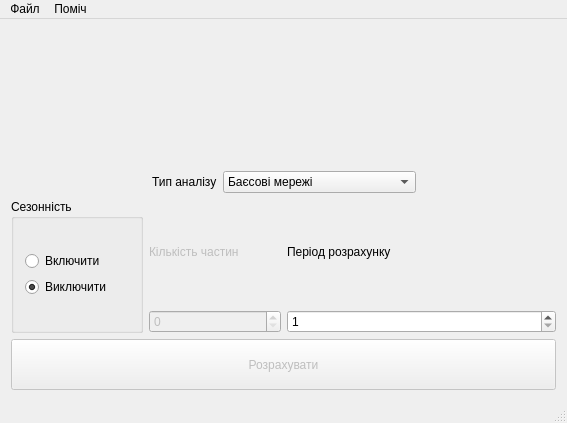
<?xml version="1.0" encoding="UTF-8"?>
<ui version="4.0">
 <class>MainWindow</class>
 <widget class="QMainWindow" name="MainWindow">
  <property name="geometry">
   <rect>
    <x>0</x>
    <y>0</y>
    <width>567</width>
    <height>423</height>
   </rect>
  </property>
  <property name="minimumSize">
   <size>
    <width>567</width>
    <height>423</height>
   </size>
  </property>
  <property name="maximumSize">
   <size>
    <width>567</width>
    <height>423</height>
   </size>
  </property>
  <property name="windowTitle">
   <string>Time Series</string>
  </property>
  <property name="windowIcon">
   <iconset resource="additional.qrc">
    <normaloff>:/series_logo_small.png</normaloff>:/series_logo_small.png</iconset>
  </property>
  <widget class="QWidget" name="centralwidget">
   <layout class="QVBoxLayout" name="verticalLayout">
    <item>
     <widget class="QLabel" name="logoLabel">
      <property name="sizePolicy">
       <sizepolicy hsizetype="Preferred" vsizetype="Preferred">
        <horstretch>0</horstretch>
        <verstretch>0</verstretch>
       </sizepolicy>
      </property>
      <property name="text">
       <string/>
      </property>
      <property name="pixmap">
       <pixmap resource="additional.qrc">:/series_logo.png</pixmap>
      </property>
      <property name="alignment">
       <set>Qt::AlignCenter</set>
      </property>
     </widget>
    </item>
    <item>
     <layout class="QHBoxLayout" name="horizontalLayout">
      <item>
       <spacer name="horizontalSpacer">
        <property name="orientation">
         <enum>Qt::Horizontal</enum>
        </property>
        <property name="sizeHint" stdset="0">
         <size>
          <width>40</width>
          <height>20</height>
         </size>
        </property>
       </spacer>
      </item>
      <item>
       <widget class="QLabel" name="label">
        <property name="text">
         <string>Тип аналізу</string>
        </property>
       </widget>
      </item>
      <item>
       <widget class="QComboBox" name="comboBox">
        <item>
         <property name="text">
          <string>Баєсові мережі</string>
         </property>
        </item>
        <item>
         <property name="text">
          <string>Нечіткі множини</string>
         </property>
        </item>
        <item>
         <property name="text">
          <string>Нейронні мережі</string>
         </property>
        </item>
        <item>
         <property name="text">
          <string>Приховані марковські моделі</string>
         </property>
        </item>
       </widget>
      </item>
      <item>
       <spacer name="horizontalSpacer_2">
        <property name="orientation">
         <enum>Qt::Horizontal</enum>
        </property>
        <property name="sizeHint" stdset="0">
         <size>
          <width>40</width>
          <height>20</height>
         </size>
        </property>
       </spacer>
      </item>
     </layout>
    </item>
    <item>
     <layout class="QHBoxLayout" name="horizontalLayout_5">
      <item>
       <layout class="QHBoxLayout" name="horizontalLayout_3">
        <item>
         <widget class="QGroupBox" name="groupBox">
          <property name="title">
           <string>Сезонність</string>
          </property>
          <layout class="QVBoxLayout" name="verticalLayout_8">
           <item>
            <layout class="QVBoxLayout" name="verticalLayout_7">
             <item>
              <widget class="QRadioButton" name="onSeasonRadioButton">
               <property name="text">
                <string>Включити</string>
               </property>
              </widget>
             </item>
             <item>
              <widget class="QRadioButton" name="offSeasonRadioButton">
               <property name="text">
                <string>Виключити</string>
               </property>
               <property name="checked">
                <bool>true</bool>
               </property>
              </widget>
             </item>
            </layout>
           </item>
          </layout>
         </widget>
        </item>
        <item>
         <layout class="QVBoxLayout" name="verticalLayout_4">
          <item>
           <widget class="QLabel" name="partsLabel">
            <property name="enabled">
             <bool>false</bool>
            </property>
            <property name="text">
             <string>Кількість частин</string>
            </property>
           </widget>
          </item>
          <item>
           <widget class="QSpinBox" name="partsSpinBox">
            <property name="enabled">
             <bool>false</bool>
            </property>
           </widget>
          </item>
         </layout>
        </item>
       </layout>
      </item>
      <item>
       <layout class="QVBoxLayout" name="verticalLayout_6">
        <item>
         <widget class="QLabel" name="predictPeriodLabel">
          <property name="text">
           <string>Період розрахунку</string>
          </property>
         </widget>
        </item>
        <item>
         <widget class="QSpinBox" name="predictPeriodSpinBox">
          <property name="minimum">
           <number>1</number>
          </property>
          <property name="maximum">
           <number>100</number>
          </property>
         </widget>
        </item>
       </layout>
      </item>
     </layout>
    </item>
    <item>
     <widget class="QPushButton" name="calculatePushButton">
      <property name="enabled">
       <bool>false</bool>
      </property>
      <property name="minimumSize">
       <size>
        <width>271</width>
        <height>51</height>
       </size>
      </property>
      <property name="text">
       <string>Розрахувати</string>
      </property>
     </widget>
    </item>
   </layout>
  </widget>
  <widget class="QMenuBar" name="menubar">
   <property name="geometry">
    <rect>
     <x>0</x>
     <y>0</y>
     <width>567</width>
     <height>20</height>
    </rect>
   </property>
   <widget class="QMenu" name="menuFile">
    <property name="title">
     <string>Файл</string>
    </property>
    <addaction name="actionInsert_Data"/>
    <addaction name="actionOpen_file"/>
    <addaction name="actionSave"/>
    <addaction name="actionSave_as"/>
    <addaction name="separator"/>
    <addaction name="actionExit"/>
   </widget>
   <widget class="QMenu" name="menuAbout">
    <property name="title">
     <string>Поміч</string>
    </property>
    <addaction name="actionOnline_manual"/>
    <addaction name="actionOffline_Manual"/>
    <addaction name="separator"/>
    <addaction name="actionAbout_Series"/>
   </widget>
   <addaction name="menuFile"/>
   <addaction name="menuAbout"/>
  </widget>
  <widget class="QStatusBar" name="statusbar"/>
  <action name="actionHelp">
   <property name="text">
    <string>Help</string>
   </property>
  </action>
  <action name="actionOnline_manual">
   <property name="text">
    <string>Онлайн довідка</string>
   </property>
   <property name="shortcut">
    <string>F1</string>
   </property>
  </action>
  <action name="actionAbout_Series">
   <property name="text">
    <string>Про Series...</string>
   </property>
  </action>
  <action name="actionOffline_Manual">
   <property name="text">
    <string>Швидка поміч</string>
   </property>
   <property name="shortcut">
    <string>F2</string>
   </property>
  </action>
  <action name="actionOpen_file">
   <property name="text">
    <string>Відкрити файл...</string>
   </property>
   <property name="shortcut">
    <string>Ctrl+O</string>
   </property>
  </action>
  <action name="actionSave">
   <property name="text">
    <string>Зберегти</string>
   </property>
   <property name="shortcut">
    <string>Ctrl+S</string>
   </property>
  </action>
  <action name="actionSave_as">
   <property name="text">
    <string>Зберегти як...</string>
   </property>
   <property name="shortcut">
    <string>Ctrl+Shift+S</string>
   </property>
  </action>
  <action name="actionExit">
   <property name="text">
    <string>Вийти з програми</string>
   </property>
   <property name="shortcut">
    <string>Ctrl+Q</string>
   </property>
  </action>
  <action name="actionInsert_Data">
   <property name="text">
    <string>Ввести дані...</string>
   </property>
  </action>
 </widget>
 <layoutdefault spacing="6" margin="11"/>
 <resources>
  <include location="additional.qrc"/>
 </resources>
 <connections/>
</ui>
